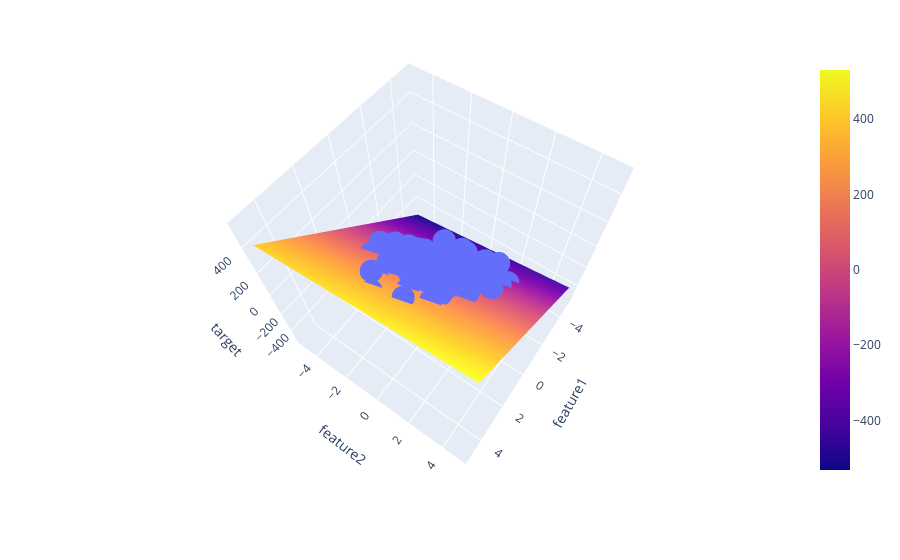

Notebook cell for this chart:
### Code cell
fig = px.scatter_3d(df, x='feature1', y='feature2', z='target')
fig.add_trace(go.Surface(x=x, y=y, z=z))
fig.show()

### Figure 1 — Plotly figure (JSON) as saved in the notebook; plotly's stock layout.template omitted (floating-point values rounded to 4 significant figures; data arrays with more than 128 entries replaced by an {"elided": "..."} marker saying what was removed)
{"data": [{"hovertemplate": "feature1=%{x}<br>feature2=%{y}<br>target=%{z}<extra></extra>", "legendgroup": "", "marker": {"color": "#636efa", "symbol": "circle"}, "mode": "markers", "name": "", "scene": "scene", "showlegend": false, "type": "scatter3d", "x": {"elided": "500 float values"}, "y": {"elided": "500 float values"}, "z": {"elided": "500 float values"}}, {"type": "surface", "x": [-5, -3.889, -2.778, -1.667, -0.5556, 0.5556, 1.667, 2.778, 3.889, 5], "y": [-5, -3.889, -2.778, -1.667, -0.5556, 0.5556, 1.667, 2.778, 3.889, 5], "z": [[-531.3, -427.1, -322.9, -218.7, -114.5, -10.26, 93.95, 198.2, 302.4, 406.6], [-517.6, -413.3, -309.1, -204.9, -100.7, 3.501, 107.7, 211.9, 316.1, 420.3], [-503.8, -399.6, -295.4, -191.2, -86.95, 17.26, 121.5, 225.7, 329.9, 434.1], [-490.0, -385.8, -281.6, -177.4, -73.19, 31.02, 135.2, 239.4, 343.6, 447.9], [-476.3, -372.1, -267.9, -163.6, -59.43, 44.78, 149.0, 253.2, 357.4, 461.6], [-462.5, -358.3, -254.1, -149.9, -45.68, 58.53, 162.7, 267.0, 371.2, 475.4], [-448.8, -344.5, -240.3, -136.1, -31.92, 72.29, 176.5, 280.7, 384.9, 489.1], [-435.0, -330.8, -226.6, -122.4, -18.16, 86.05, 190.3, 294.5, 398.7, 502.9], [-421.2, -317.0, -212.8, -108.6, -4.403, 99.81, 204.0, 308.2, 412.4, 516.6], [-407.5, -303.3, -199.1, -94.85, 9.355, 113.6, 217.8, 322.0, 426.2, 530.4]]}], "layout": {"autosize": true, "legend": {"tracegroupgap": 0}, "margin": {"t": 60}, "scene": {"aspectmode": "auto", "aspectratio": {"x": 1, "y": 1, "z": 1}, "camera": {"center": {"x": 0, "y": 0, "z": 0}, "eye": {"x": 0.9171, "y": 0.6432, "z": 1.853}, "projection": {"type": "perspective"}, "up": {"x": 0, "y": 0, "z": 1}}, "domain": {"x": [0, 1], "y": [0, 1]}, "xaxis": {"title": {"text": "feature1"}, "type": "linear"}, "yaxis": {"title": {"text": "feature2"}, "type": "linear"}, "zaxis": {"title": {"text": "target"}, "type": "linear"}}}}
